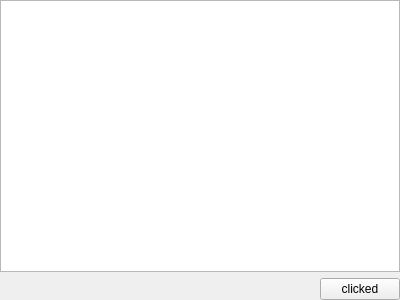
<?xml version="1.0" encoding="UTF-8"?>
<ui version="4.0">
 <class>Widget</class>
 <widget class="QWidget" name="Widget">
  <property name="geometry">
   <rect>
    <x>0</x>
    <y>0</y>
    <width>400</width>
    <height>300</height>
   </rect>
  </property>
  <property name="windowTitle">
   <string>Widget</string>
  </property>
  <layout class="QGridLayout" name="gridLayout">
   <property name="leftMargin">
    <number>0</number>
   </property>
   <property name="topMargin">
    <number>0</number>
   </property>
   <property name="rightMargin">
    <number>0</number>
   </property>
   <property name="bottomMargin">
    <number>0</number>
   </property>
   <item row="0" column="0">
    <layout class="QVBoxLayout" name="verticalLayout">
     <item>
      <layout class="QHBoxLayout" name="horizontalLayout_2">
       <item>
        <widget class="QTextEdit" name="textEdit"/>
       </item>
      </layout>
     </item>
     <item>
      <layout class="QHBoxLayout" name="horizontalLayout">
       <item>
        <spacer name="horizontalSpacer">
         <property name="orientation">
          <enum>Qt::Horizontal</enum>
         </property>
         <property name="sizeHint" stdset="0">
          <size>
           <width>40</width>
           <height>20</height>
          </size>
         </property>
        </spacer>
       </item>
       <item>
        <widget class="QPushButton" name="pushButton">
         <property name="text">
          <string>clicked</string>
         </property>
        </widget>
       </item>
      </layout>
     </item>
    </layout>
   </item>
  </layout>
 </widget>
 <layoutdefault spacing="6" margin="11"/>
 <resources/>
 <connections/>
</ui>
